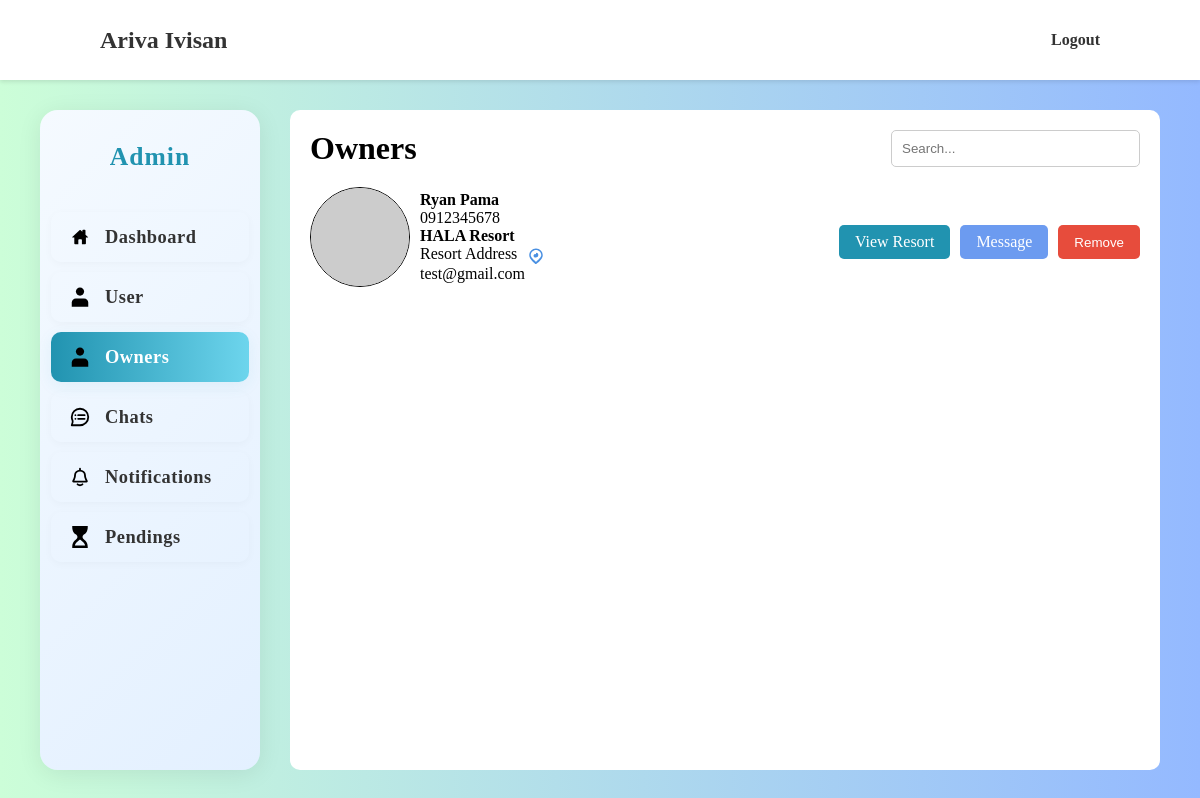
The page /admin/owners (signed in) on the database as committed earlier.
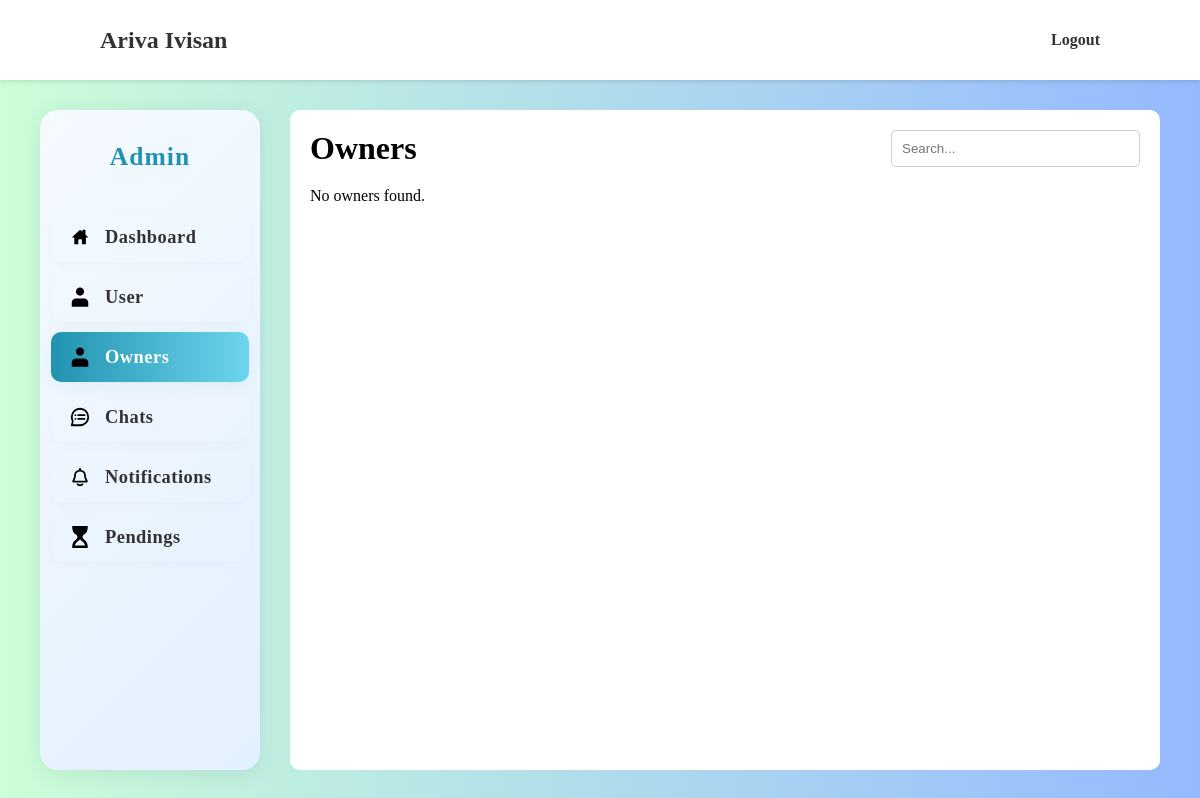
The same page on the database as committed later.
### app.py (models this page shows)
class Owner(db.Model):
    id = db.Column(db.Integer, primary_key=True)
    username = db.Column(db.String(80), unique=True, nullable=False)
    password = db.Column(db.String(200), nullable=False)
    name = db.Column(db.String(120))
    email = db.Column(db.String(120))
    birthdate = db.Column(db.String(50))
    gender = db.Column(db.String(20))
    address = db.Column(db.String(200))
    resort_address = db.Column(db.String(200))
    age = db.Column(db.String(10))
    contact_number = db.Column(db.String(30))
    facebook = db.Column(db.String(120))
    resort_name = db.Column(db.String(200))
    business_id = db.Column(db.String(120))
    tax_id = db.Column(db.String(120))
    bank_account = db.Column(db.String(120))
    gcash = db.Column(db.String(120))
    paymaya = db.Column(db.String(120))
    paypal = db.Column(db.String(120))
    avatar = db.Column(db.String(300))

### app.py (the view)
@app.route('/admin/owners')
def admin_owners():
    if 'admin_id' not in session:
        flash('You must be logged in as admin to view that page.', 'danger')
        return redirect(url_for('home'))
    owners = Owner.query.all()
    return render_template('admin/owners.html', owners=owners)

### templates/admin/owners.html (shortened to what this page needs)
<!DOCTYPE html>
<html lang="en">
<head>
</head>
<body>
    <div class="navbar">
        <p class="title">Ariva Ivisan</p>
        <div class="nav-links">
            <a href="{{ url_for('logout') }}">Logout</a>
        </div>
    </div>
    <div class="content">
        {% include 'partials/admin_sidebar.html' %}
        <div class="main">
            <div style="display: flex; justify-content: space-between; align-items: center; margin-bottom: 20px;">
                <h1>Owners</h1>
                <input type="text" placeholder="Search..." style="width: 30%; padding: 10px; border-radius: 5px; border: 1px solid #ccc;"/>
            </div>
            <div class="Resorts">
                {% if owners and owners|length > 0 %}
                    {% for owner in owners %}
                    <div style="display: flex;align-items: center;justify-content: space-between;margin-bottom: 20px;">
                        <div style="display: flex;align-items: center;">
                            <img src="{{ url_for('static', filename=owner.avatar) if owner.avatar else 'https://via.placeholder.com/150' }}" alt="Owner Avatar" style="width: 100px; height: 100px; border-radius: 50%;border: 1px solid black;margin-right: 10px;object-fit:cover;"/>
                            <div>
                                <p style="font-weight:700;">{{ owner.name or owner.username }}</p>
                                <p>{{ owner.contact_number or 'No contact' }}</p>
                                <p>
                                    <strong>{{ owner.resort_name or 'No resort name' }}</strong>
                                    <br/>
                                    {{ owner.resort_address or 'No resort address provided' }}
                                </p>
                                <p>{{ owner.email or 'No email' }}</p>
                            </div>
                        </div>
                        <div style="display: flex; gap: 10px; margin-top: 10px;">
                            <a href="{{ url_for('view_resort_main') }}?owner_id={{ owner.id }}" style="padding: 8px 16px; background-color: #2193b0; color: white; border: none; border-radius: 5px; cursor: pointer; text-decoration: none; display:inline-flex; align-items:center;">View Resort</a>
                            <a href="mailto:{{ owner.email }}" style="padding: 8px 16px; background-color: #6c9bf0; color: white; border: none; border-radius: 5px; cursor: pointer; text-decoration: none; display:inline-flex; align-items:center;">Message</a>
                            <button type="button" style="padding: 8px 16px; background-color: #e74c3c; color: white; border: none; border-radius: 5px; cursor: pointer;">Remove</button>
                        </div>
                    </div>
                    {% endfor %}
                {% else %}
                    <p>No owners found.</p>
                {% endif %}
            </div>
        </div>
    </div>
</body>
</html>

Rows that differ between the two databases and show on the page:
removed Owner: name "Ryan Pama", contact_number "0912345678", resort_name "HALA Resort", resort_address "Resort Address", email "test@gmail.com"
Other text that changed with them:
text now shown: "No owners found."
